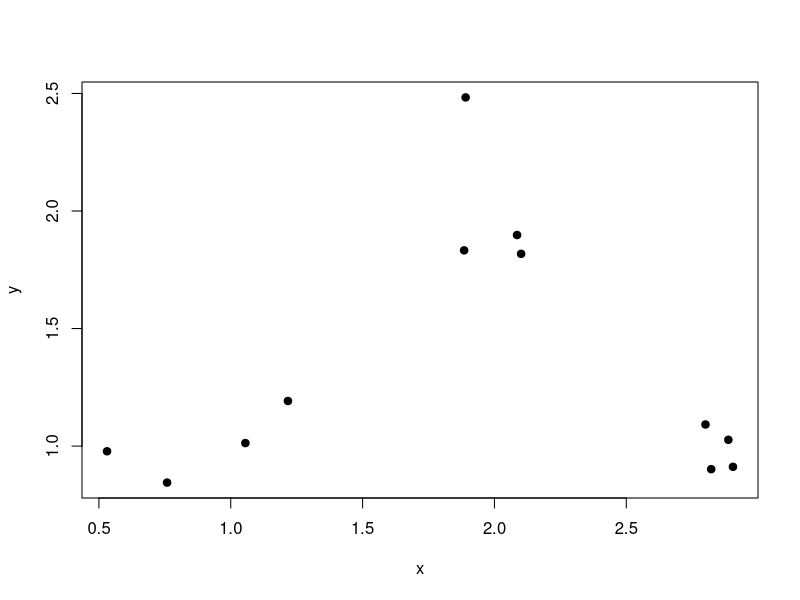
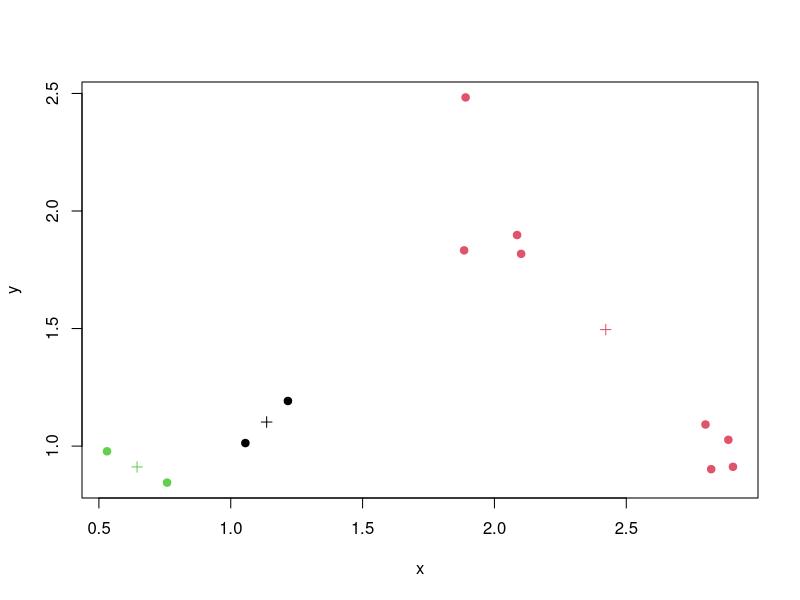

These charts were generated, in order, by the following R code:
## ---- chunk 1
knitr::opts_chunk$set(echo = TRUE)
## ---- chunk 2
set.seed(1234)

# First we shall make some random data that has a pattern too it.
x = rnorm( 12, mean=rep(1:3, each=4), sd=0.2 )
y = rnorm( 12, mean=rep(c(1,2,1), each=4), sd=0.2 )
plot(x, y, pch=19)

# Now we do a K-Means Cluster and plot the results.
dataPoints = data.frame(x=x, y=y)
KM = kmeans(dataPoints, centers=3)
names(KM)
plot( x, y, col=KM$cluster, pch=19 )
points( KM$centers, col=1:3, pch=3 )
